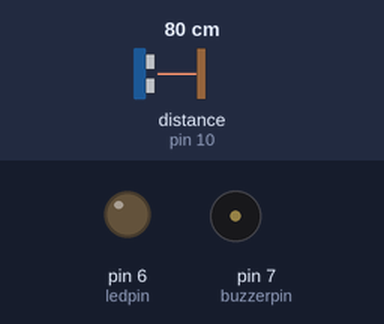
Simulated run of this sketch. Board: Arduino Uno, built with avr-gcc and run on an emulated ATmega328P. Parts: output pins drawn as LEDs (lit = HIGH), buzzer (waves = sounding). Wiring (inferred from the names in the program): ultrasonic range finder: trigger pin 11; echo pin 10. Inputs (shaded band) come from the test bench; at power-on: distance to the obstacle (sensor on pin 10) 80 cm. The echo pulse lasts 58.3 µs per cm; pins used as bus, display or sensor lines are not drawn.

Above: at 1.2 s.
1.3 s: distance to the obstacle (sensor on pin 10) set to 34 cm
2.8 s: distance to the obstacle (sensor on pin 10) set to 27 cm
At 4.0 s:
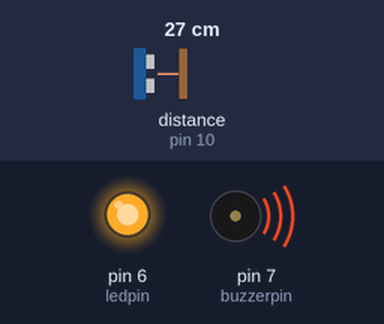
4.3 s: distance to the obstacle (sensor on pin 10) set to 35 cm
At 5.3 s:
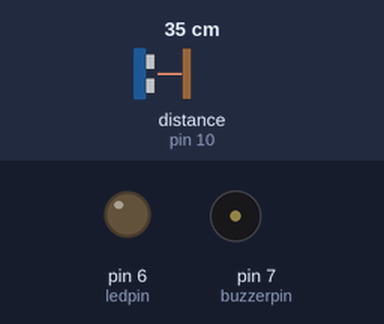
5.8 s: distance to the obstacle (sensor on pin 10) set to 2 cm
At 6.6 s:
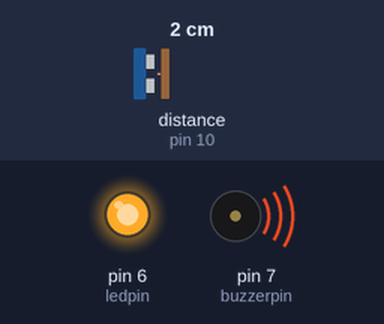
Timing chart, 0 to 8.3 s (numbered marks = the images above; inputs shaded):
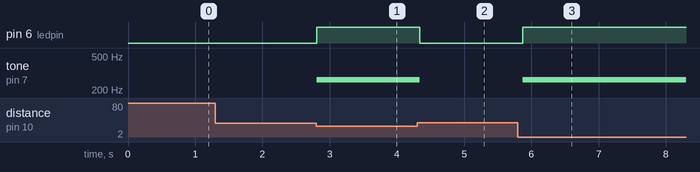

Measured:
- the behaviour switches between 31 and 30 cm on distance to the obstacle (sensor on pin 10) (found by bisection; images 0 and 1)
- after the input at 1.3 s, every drawn part: stays the same
- after the input at 2.8 s, pin 6 (ledpin): LOW → HIGH at once; tone on pin 7 (buzzerpin): silent → 262 Hz at once
- after the input at 4.3 s, pin 6 (ledpin): HIGH → LOW at once; tone on pin 7 (buzzerpin): 262 Hz → silent at once
- after the input at 5.8 s, pin 6 (ledpin): LOW → HIGH after 0.07 s; tone on pin 7 (buzzerpin): silent → 262 Hz after 0.07 s

The sketch:

code.ino
```cpp
int pin_trig = 11;
int pin_echo = 10;
int buzzerpin = 7;
int ledpin = 6;

long duration;
int distance;

void setup() {
  pinMode(pin_trig, OUTPUT);
  pinMode(pin_echo, INPUT);
  pinMode(buzzerpin, OUTPUT);
  pinMode(ledpin, OUTPUT);
}

void loop() {
  // Trigger the HC-SR04
  digitalWrite(pin_trig, LOW);
  delayMicroseconds(2);
  digitalWrite(pin_trig, HIGH);
  delayMicroseconds(10);
  digitalWrite(pin_trig, LOW);

  // Measure the echo pulse
  duration = pulseIn(pin_echo, HIGH, 30000); // 30 ms timeout for 400 cm
  if (duration == 0) {
    distance = -1; // No echo detected
  } else {
    distance = duration / 58; // Convert duration to distance in cm
  }

  // Check distance and activate/deactivate buzzer and LED
  if (distance > 0 && distance < 30) {
    tone(buzzerpin, 262, 250); // Play buzzer
    digitalWrite(ledpin, HIGH);
  } else {
    noTone(buzzerpin); // Stop buzzer
    digitalWrite(ledpin, LOW);
  }

  delay(100); // Add a short delay to stabilize readings
}
```
